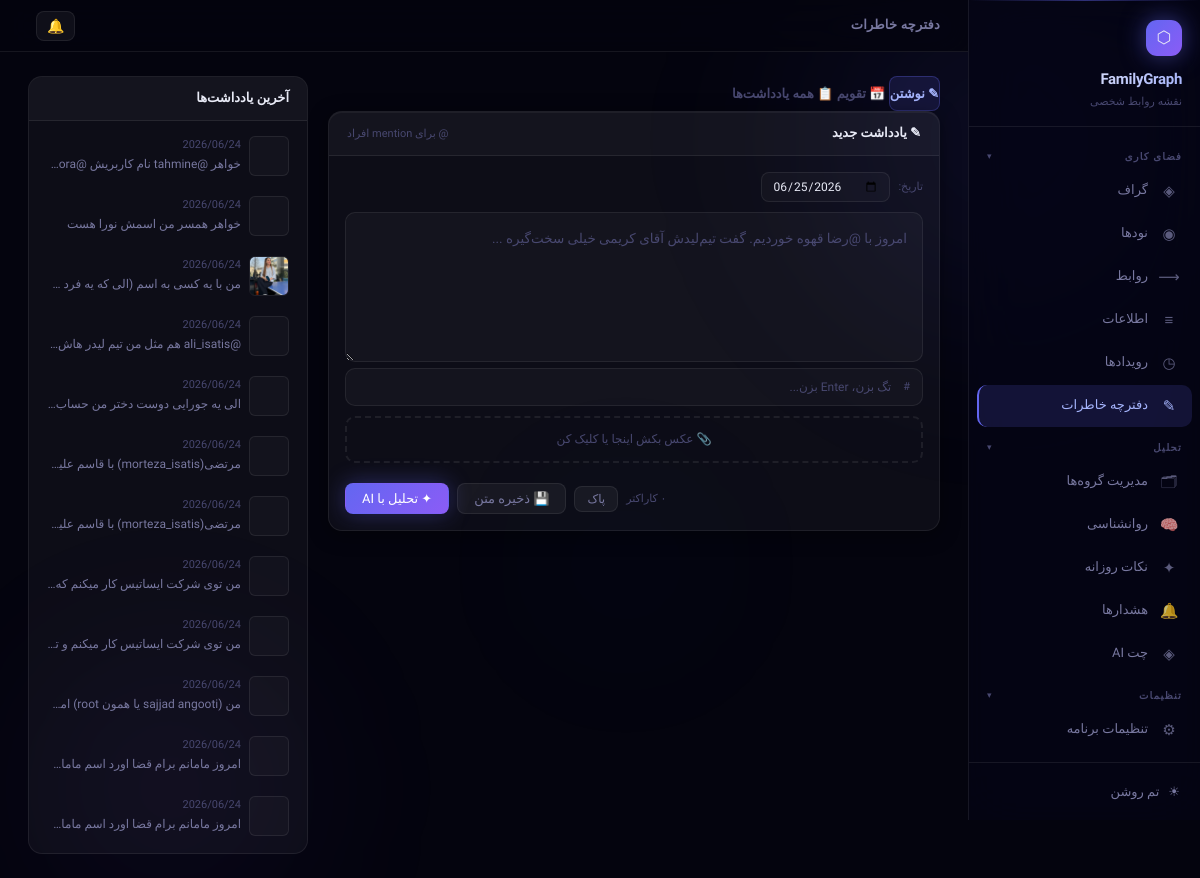
/journal/, run on an earlier commit of the app's database.
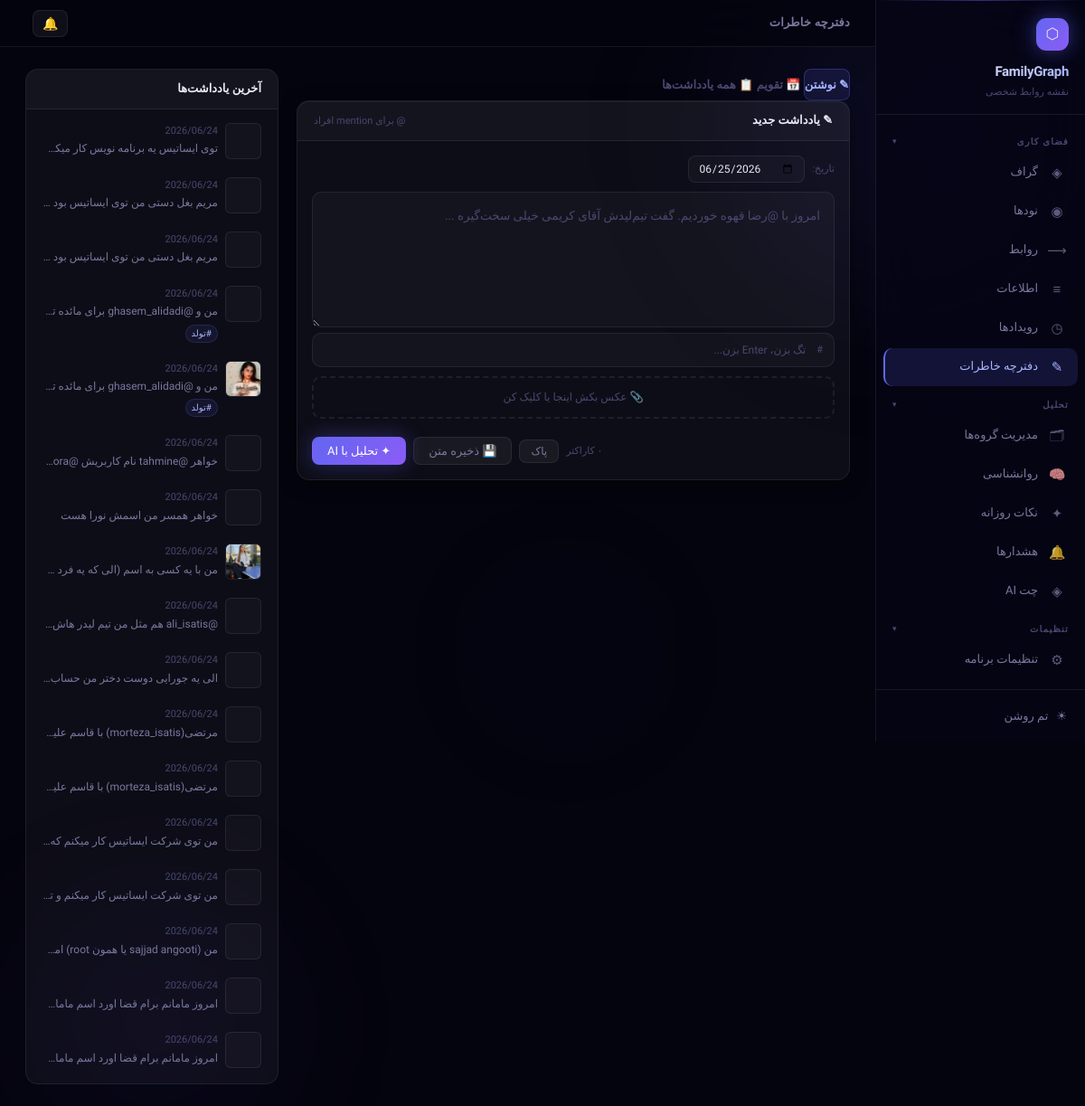
And on a later commit of the database.
### main/models.py (models this page shows, shortened)
class JournalEntry(models.Model):
    text            = models.TextField(verbose_name='متن')
    entry_date      = models.DateField(null=True, blank=True, verbose_name='تاریخ رویداد')
    tags            = models.JSONField(default=list, blank=True, verbose_name='تگ‌ها')
    mood            = models.CharField(max_length=100, blank=True, verbose_name='خلق‌وخو')
    ai_analyzed     = models.BooleanField(default=False, verbose_name='آنالیز AI')
    mentioned_nodes = models.ManyToManyField('Node', blank=True, related_name='journal_entries')
    created_at      = models.DateTimeField(auto_now_add=True)
    class Meta:
        ordering = ['-created_at']

class JournalImage(models.Model):
    entry       = models.ForeignKey(JournalEntry, on_delete=models.CASCADE,
                                    related_name='images', null=True, blank=True)
    image       = models.ImageField(upload_to='journal/', verbose_name='تصویر')
    uploaded_at = models.DateTimeField(auto_now_add=True)
    class Meta:
        ordering = ['uploaded_at']
        verbose_name = 'یادداشت روزانه'
        verbose_name_plural = 'یادداشت‌های روزانه'

### main/views.py (the view)
# urls.py: path('journal/', views.journal_view, name='journal'),
def journal_view(request):
    entries = JournalEntry.objects.prefetch_related('images', 'mentioned_nodes').all()[:20]
    nodes_for_mention = list(Node.objects.values('username', 'name', 'first_name', 'last_name', 'nickname'))
    all_tags = []
    for e in JournalEntry.objects.values_list('tags', flat=True):
        if e:
            all_tags.extend(e)
    all_tags = sorted(set(all_tags))
    all_node_usernames = list(Node.objects.values_list('username', flat=True))
    all_moods = list(
        JournalEntry.objects.exclude(mood='').values_list('mood', flat=True).distinct()[:20]
    )
    return render(request, 'journal/journal.html', {
        'entries': entries,
        'nodes_json': json.dumps(nodes_for_mention, ensure_ascii=False),
        'all_tags_json': json.dumps(all_tags, ensure_ascii=False),
        'all_nodes_json': json.dumps(all_node_usernames, ensure_ascii=False),
        'all_moods_json': json.dumps(all_moods, ensure_ascii=False),
    })

### templates/journal/journal.html (shortened to what this page needs)
{% extends "base.html" %}
{% block page_title %}دفترچه خاطرات{% endblock %}
{% block nav_journal %}active{% endblock %}
{% block content %}
<div class="journal-layout">
<div>
  <div class="tab-nav">
    <button class="tab-btn active" onclick="showTab('write')">✎ نوشتن</button>
    <button class="tab-btn" onclick="showTab('calendar')">📅 تقویم</button>
    <button class="tab-btn" onclick="showTab('list')">📋 همه یادداشت‌ها</button>
  </div>
  <div id="tab-write" class="tab-pane active">
    <div class="jcard">
      <div class="jcard-head">
        <h3>✎ یادداشت جدید</h3>
        <span class="hint">@ برای mention افراد</span>
      </div>
      <div class="jcard-body">
        <div class="toolbar">
          <span class="date-label">تاریخ:</span>
          <input type="date" id="entryDate" class="date-input" />
        </div>
        <div class="textarea-wrap">
          <textarea id="journalText"
            placeholder="امروز با @رضا قهوه خوردیم. گفت تیم‌لیدش آقای کریمی خیلی سخت‌گیره ..."
            oninput="onTextInput(event)" onkeydown="onTextKeydown(event)"></textarea>
        </div>
        <div class="tag-input-row" id="tagInputRow" onclick="document.getElementById('tagInput').focus()">
          <span style="font-size:11px;color:var(--text-muted);flex-shrink:0;">#</span>
          <input id="tagInput" type="text" placeholder="تگ بزن، Enter بزن..." onkeydown="onTagKey(event)">
        </div>
        <div class="img-drop-zone" id="dropZone"
             onclick="document.getElementById('imgInput').click()"
             ondragover="dragOver(event)" ondragleave="dragLeave(event)" ondrop="dropFiles(event)">
          📎 عکس بکش اینجا یا کلیک کن
        </div>
        <div class="action-row">
          <span class="char-count" id="charCount">۰ کاراکتر</span>
          <button class="btn btn-sm" onclick="clearAll()">پاک</button>
          <button class="btn" id="saveBtn" onclick="quickSave()">💾 ذخیره متن</button>
          <button class="btn btn-primary" id="analyzeBtn" onclick="analyzeJournal()">✦ تحلیل با AI</button>
        </div>
      </div>
    </div>
  </div>
</div>
<div>
  <div class="history-card">
    <div class="jcard-head"><h3>آخرین یادداشت‌ها</h3></div>
    {% if entries %}
    <div class="history-list">
      {% for entry in entries %}
      <div class="history-item" onclick="loadEntry('{{ entry.text|escapejs }}','{{ entry.entry_date|default:'' }}',{{ entry.tags|default:'[]'|safe }})">
        {% with fi=entry.images.first %}
        {% if fi %}<img class="history-thumb" src="{{ fi.image.url }}" alt="">
        {% else %}<div class="history-ph"></div>{% endif %}
        {% endwith %}
        <div class="history-meta">
          <div class="history-date">{% if entry.entry_date %}{{ entry.entry_date|date:"Y/m/d" }}{% else %}{{ entry.created_at|date:"Y/m/d" }}{% endif %}</div>
          <div class="history-preview">{{ entry.text|truncatechars:45 }}</div>
          {% if entry.tags %}
          <div class="history-tags">
            {% for t in entry.tags|slice:":3" %}<span class="history-tag">#{{ t }}</span>{% endfor %}
          </div>
          {% endif %}
        </div>
      </div>
      {% endfor %}
    </div>
    {% else %}
    <div class="empty-state">هنوز یادداشتی نوشته نشده</div>
    {% endif %}
  </div>
</div>
</div>
{% endblock %}

What changed in the data, as far as the page shows it:
added JournalEntry: entry_date "2026/06/24"
added JournalEntry: entry_date "2026/06/24"
added JournalEntry: entry_date "2026/06/24"
added JournalEntry: created_at "2026/06/24", tags "تولد"
added JournalEntry: images.first.image (picture), entry_date "2026/06/24", tags "تولد"
